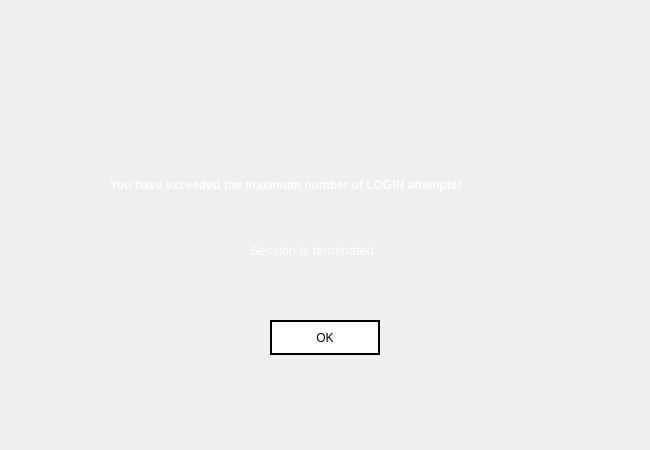
<?xml version="1.0" encoding="UTF-8"?>
<ui version="4.0">
 <class>Atm_Login_Error_Max</class>
 <widget class="QWidget" name="Atm_Login_Error_Max">
  <property name="geometry">
   <rect>
    <x>0</x>
    <y>0</y>
    <width>650</width>
    <height>450</height>
   </rect>
  </property>
  <property name="minimumSize">
   <size>
    <width>650</width>
    <height>450</height>
   </size>
  </property>
  <property name="maximumSize">
   <size>
    <width>650</width>
    <height>450</height>
   </size>
  </property>
  <property name="windowTitle">
   <string>MAX LOGIN ERROR ATTEMPTS</string>
  </property>
  <property name="styleSheet">
   <string notr="true">QPushButton{
background: transparent;
background-color: white;
border: 2px solid black;
}

QPushButton:hover{
background-color: rgb(30, 30, 30);
color: white;
}

QPushButton:pressed
{
font: bold;
}

</string>
  </property>
  <widget class="QLabel" name="label">
   <property name="geometry">
    <rect>
     <x>110</x>
     <y>160</y>
     <width>471</width>
     <height>51</height>
    </rect>
   </property>
   <property name="font">
    <font>
     <pointsize>9</pointsize>
    </font>
   </property>
   <property name="text">
    <string>&lt;html&gt;&lt;head/&gt;&lt;body&gt;&lt;p&gt;&lt;span style=&quot; font-weight:600; color:#ffffff;&quot;&gt;You have exceeded the maximum number of LOGIN attempts!&lt;/span&gt;&lt;/p&gt;&lt;/body&gt;&lt;/html&gt;</string>
   </property>
  </widget>
  <widget class="QLabel" name="label_2">
   <property name="geometry">
    <rect>
     <x>250</x>
     <y>240</y>
     <width>241</width>
     <height>21</height>
    </rect>
   </property>
   <property name="font">
    <font>
     <pointsize>10</pointsize>
    </font>
   </property>
   <property name="text">
    <string>&lt;html&gt;&lt;head/&gt;&lt;body&gt;&lt;p&gt;&lt;span style=&quot; color:#ffffff;&quot;&gt;Session is terminated&lt;/span&gt;&lt;/p&gt;&lt;/body&gt;&lt;/html&gt;</string>
   </property>
  </widget>
  <widget class="QPushButton" name="okay">
   <property name="geometry">
    <rect>
     <x>270</x>
     <y>320</y>
     <width>110</width>
     <height>35</height>
    </rect>
   </property>
   <property name="text">
    <string>OK</string>
   </property>
  </widget>
  <widget class="QLabel" name="label_3">
   <property name="geometry">
    <rect>
     <x>0</x>
     <y>0</y>
     <width>650</width>
     <height>450</height>
    </rect>
   </property>
   <property name="minimumSize">
    <size>
     <width>650</width>
     <height>450</height>
    </size>
   </property>
   <property name="maximumSize">
    <size>
     <width>650</width>
     <height>450</height>
    </size>
   </property>
   <property name="styleSheet">
    <string notr="true">border-image: url(:/images/clientbgErr.png);</string>
   </property>
   <property name="text">
    <string/>
   </property>
  </widget>
  <zorder>label_3</zorder>
  <zorder>label</zorder>
  <zorder>label_2</zorder>
  <zorder>okay</zorder>
 </widget>
 <resources>
  <include location="resource.qrc"/>
 </resources>
 <connections/>
</ui>
